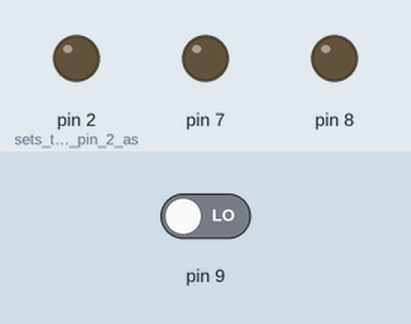
Simulated run of this sketch. Board: Arduino Uno, built with avr-gcc and run on an emulated ATmega328P. Shown: output pins drawn as LEDs (lit = HIGH). The test bench sets the inputs (shaded band); at power-on: pin 9 LOW.

Above: at 1.2 s.
1.3 s: pin 9 driven HIGH
At 1.7 s:
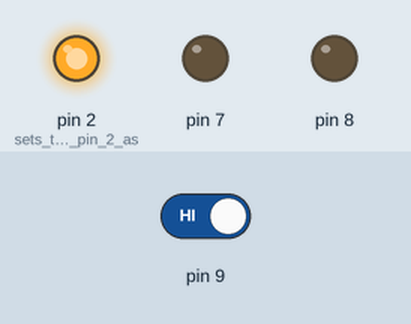
At 4.1 s:
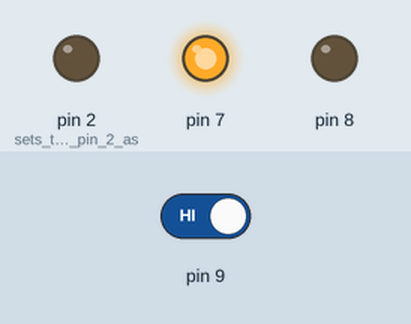
7.3 s: pin 9 driven LOW
At 8.3 s:
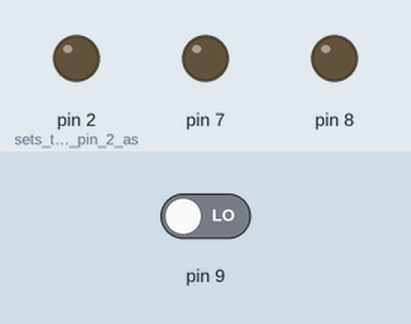
Timing chart, 0 to 10.3 s (numbered marks = the images above; inputs shaded):
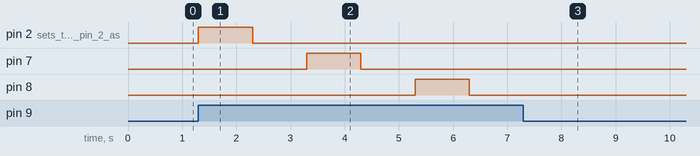

The sketch:

helloworld.ino
```cpp
//Evelyn Pitts
//Christina Sivaprakasam
//Tom Gallagher-Teske

void setup() {
pinMode(2, OUTPUT); // sets the digital pin 2 as output
pinMode(7, OUTPUT);
pinMode(8, OUTPUT);
pinMode(9, INPUT);
}
void loop() {
int button = digitalRead(9);
if(button == HIGH){
digitalWrite(2, HIGH); // sets the digital pin 2 on
delay(1000); // waits for a second
digitalWrite(2, LOW); // sets the digital pin 2 off
delay(1000); // waits for a second
digitalWrite(7, HIGH); // sets the digital pin 7 on
delay(1000); // waits for a second
digitalWrite(7, LOW); // sets the digital pin 7 off
delay(1000); // waits for a second
digitalWrite(8, HIGH); // sets the digital pin 8 on
delay(1000); // waits for a second
digitalWrite(8, LOW); // sets the digital pin 8 off
delay(1000); // waits for a second
} else {
digitalWrite(2,LOW);
digitalWrite(7,LOW);
digitalWrite(8,LOW);
}
}
```

Measured:
- after the input at 1.3 s, pin 2 (sets_the_digital_pin_2_as): LOW → HIGH at once, → LOW 1.0 s later; pin 7: LOW → HIGH after 2.0 s, → LOW 1.0 s later; pin 8: LOW → HIGH after 4.0 s, → LOW 1.0 s later
- after the input at 7.3 s, pin 2 (sets_the_digital_pin_2_as): stops changing and stays LOW; pin 7: stays LOW (without the input it goes to HIGH after 2.0 s); pin 8: stays LOW (without the input it goes to HIGH after 4.0 s)
